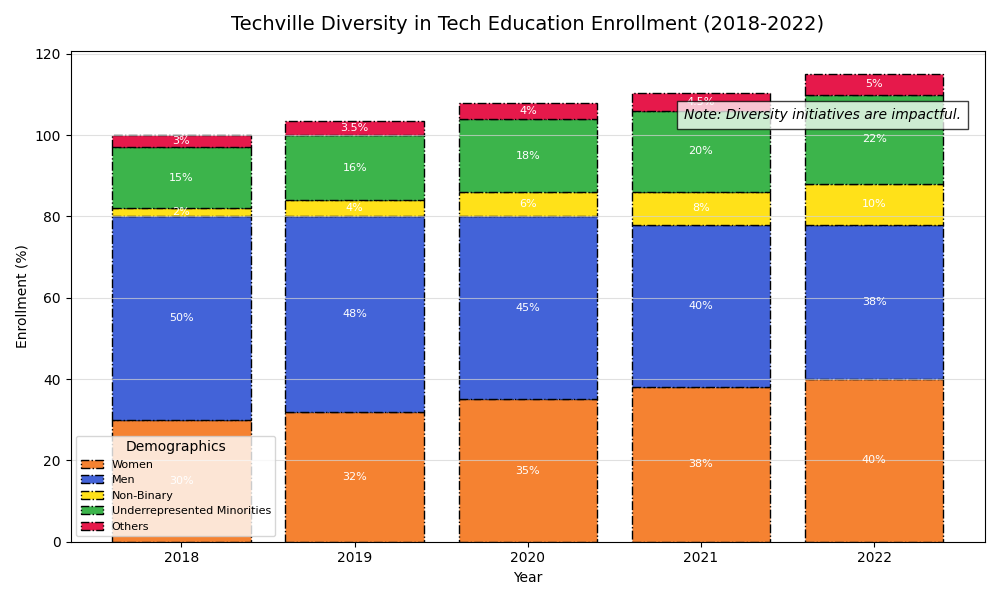

Reproduce this figure in Python.
import matplotlib.pyplot as plt
import numpy as np

years = ['2018', '2019', '2020', '2021', '2022']
demographics = ['Women', 'Men', 'Non-Binary', 'Underrepresented Minorities', 'Others']

data = {
    'Women': [30, 32, 35, 38, 40],
    'Men': [50, 48, 45, 40, 38],
    'Non-Binary': [2, 4, 6, 8, 10],
    'Underrepresented Minorities': [15, 16, 18, 20, 22],
    'Others': [3, 3.5, 4, 4.5, 5]
}

colors = ['#f58231', '#4363d8', '#ffe119', '#3cb44b', '#e6194b']

def prepare_data(data, years):
    n_years = len(years)
    n_groups = len(data)
    y_offsets = np.zeros(n_years)
    y_data = []
    
    for key, values in data.items():
        y_data.append((y_offsets.copy(), values, key))
        y_offsets += values
    return y_data

y_data = prepare_data(data, years)

fig, ax = plt.subplots(figsize=(10, 6))

for y_offset, values, label in y_data:
    ax.bar(years, values, bottom=y_offset, label=label, color=colors.pop(0), edgecolor='black', linestyle='-.')

ax.set_title('Techville Diversity in Tech Education Enrollment (2018-2022)', fontsize=14, pad=15)
ax.set_ylabel('Enrollment (%)', fontsize=10)
ax.set_xlabel('Year', fontsize=10)

ax.legend(title='Demographics', loc='lower left', fontsize=8)

for i, year in enumerate(years):
    for y_offset, values, label in y_data:
        ax.text(i, y_offset[i] + values[i] / 2, f'{values[i]}%', ha='center', va='center', 
                color='white', fontsize=8)

ax.text(4.5, 105, 'Note: Diversity initiatives are impactful.', fontsize=10,
        style='italic', ha='right', va='center', bbox={'facecolor': 'white', 'alpha': 0.75, 'pad': 5})

ax.yaxis.grid(True, linestyle='-', color='lightgray', alpha=0.7)

plt.tight_layout()
plt.show()
